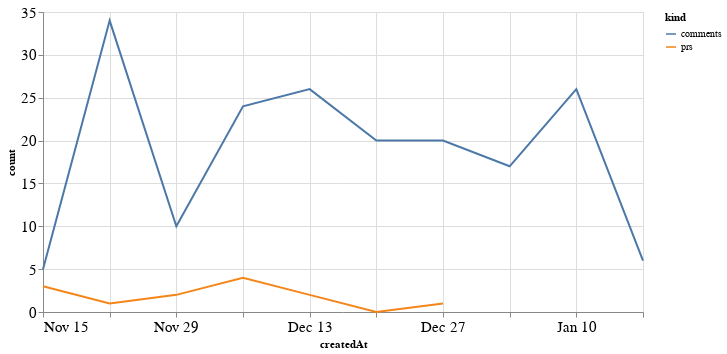

Source (notebook cell):
### Code cell
alt.Chart(total_time, width=600).mark_line().encode(
    x='createdAt',
    y='count',
    color='kind'
)

### Figure 1 — Vega-Lite specification as saved in the notebook (floating-point values rounded to 4 significant figures)
{"config": {"axisLeft": {"labelFontSize": 15}, "axisBottom": {"labelFontSize": 15}}, "data": {"name": "data-e788aad7f7bf9e4ddb4c9f17a2c65f2a"}, "mark": "line", "encoding": {"color": {"type": "nominal", "field": "kind"}, "x": {"type": "temporal", "field": "createdAt"}, "y": {"type": "quantitative", "field": "count"}}, "width": 600, "$schema": "https://vega.github.io/schema/vega-lite/v4.8.1.json", "datasets": {"data-e788aad7f7bf9e4ddb4c9f17a2c65f2a": [{"createdAt": "2020-11-15T00:00:00", "kind": "prs", "count": 3.0}, {"createdAt": "2020-11-22T00:00:00", "kind": "prs", "count": 1.0}, {"createdAt": "2020-11-29T00:00:00", "kind": "prs", "count": 2.0}, {"createdAt": "2020-12-06T00:00:00", "kind": "prs", "count": 4.0}, {"createdAt": "2020-12-13T00:00:00", "kind": "prs", "count": 2.0}, {"createdAt": "2020-12-20T00:00:00", "kind": "prs", "count": 0.0}, {"createdAt": "2020-12-27T00:00:00", "kind": "prs", "count": 1.0}, {"createdAt": "2021-01-03T00:00:00", "kind": "prs", "count": null}, {"createdAt": "2021-01-10T00:00:00", "kind": "prs", "count": null}, {"createdAt": "2021-01-17T00:00:00", "kind": "prs", "count": null}, {"createdAt": "2020-11-15T00:00:00", "kind": "comments", "count": 5.0}, {"createdAt": "2020-11-22T00:00:00", "kind": "comments", "count": 34.0}, {"createdAt": "2020-11-29T00:00:00", "kind": "comments", "count": 10.0}, {"createdAt": "2020-12-06T00:00:00", "kind": "comments", "count": 24.0}, {"createdAt": "2020-12-13T00:00:00", "kind": "comments", "count": 26.0}, {"createdAt": "2020-12-20T00:00:00", "kind": "comments", "count": 20.0}, {"createdAt": "2020-12-27T00:00:00", "kind": "comments", "count": 20.0}, {"createdAt": "2021-01-03T00:00:00", "kind": "comments", "count": 17.0}, {"createdAt": "2021-01-10T00:00:00", "kind": "comments", "count": 26.0}, {"createdAt": "2021-01-17T00:00:00", "kind": "comments", "count": 6.0}]}}
